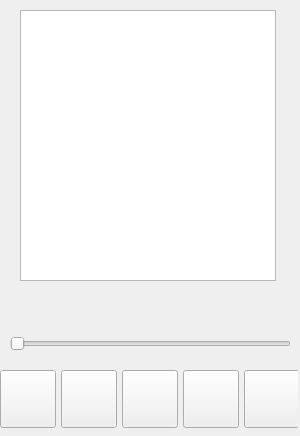
<?xml version="1.0" encoding="UTF-8"?>
<ui version="4.0">
 <class>musicplayer</class>
 <widget class="QWidget" name="musicplayer">
  <property name="geometry">
   <rect>
    <x>0</x>
    <y>0</y>
    <width>300</width>
    <height>436</height>
   </rect>
  </property>
  <property name="windowTitle">
   <string>musicplayer</string>
  </property>
  <property name="styleSheet">
   <string notr="true">QWidget#musicplayer{background-image: url(:/image/background.jpg); background-repeat: no-repeat;background-position: center;}</string>
  </property>
  <widget class="QListWidget" name="listWidget">
   <property name="geometry">
    <rect>
     <x>20</x>
     <y>10</y>
     <width>256</width>
     <height>271</height>
    </rect>
   </property>
  </widget>
  <widget class="QWidget" name="layoutWidget">
   <property name="geometry">
    <rect>
     <x>0</x>
     <y>370</y>
     <width>298</width>
     <height>58</height>
    </rect>
   </property>
   <layout class="QHBoxLayout" name="horizontalLayout">
    <item>
     <widget class="QPushButton" name="file">
      <property name="minimumSize">
       <size>
        <width>56</width>
        <height>56</height>
       </size>
      </property>
      <property name="maximumSize">
       <size>
        <width>16666666</width>
        <height>16666666</height>
       </size>
      </property>
      <property name="styleSheet">
       <string notr="true">background-image: url(:/image/file.png)</string>
      </property>
      <property name="text">
       <string/>
      </property>
     </widget>
    </item>
    <item>
     <widget class="QPushButton" name="presong">
      <property name="minimumSize">
       <size>
        <width>56</width>
        <height>56</height>
       </size>
      </property>
      <property name="maximumSize">
       <size>
        <width>16666666</width>
        <height>16666666</height>
       </size>
      </property>
      <property name="styleSheet">
       <string notr="true">background-image: url(:/image/preSong.png)</string>
      </property>
      <property name="text">
       <string/>
      </property>
     </widget>
    </item>
    <item>
     <widget class="QPushButton" name="start">
      <property name="minimumSize">
       <size>
        <width>56</width>
        <height>56</height>
       </size>
      </property>
      <property name="maximumSize">
       <size>
        <width>16666666</width>
        <height>16666666</height>
       </size>
      </property>
      <property name="styleSheet">
       <string notr="true">background-image:url(:/image/start.png)</string>
      </property>
      <property name="text">
       <string/>
      </property>
     </widget>
    </item>
    <item>
     <widget class="QPushButton" name="nextsong">
      <property name="minimumSize">
       <size>
        <width>56</width>
        <height>56</height>
       </size>
      </property>
      <property name="maximumSize">
       <size>
        <width>16666666</width>
        <height>16666666</height>
       </size>
      </property>
      <property name="styleSheet">
       <string notr="true">background-image: url(:/image/nextSong.png)</string>
      </property>
      <property name="text">
       <string/>
      </property>
     </widget>
    </item>
    <item>
     <widget class="QPushButton" name="sound">
      <property name="minimumSize">
       <size>
        <width>56</width>
        <height>56</height>
       </size>
      </property>
      <property name="maximumSize">
       <size>
        <width>16666666</width>
        <height>16666666</height>
       </size>
      </property>
      <property name="styleSheet">
       <string notr="true">background-image: url(:/image/volume.png)</string>
      </property>
      <property name="text">
       <string/>
      </property>
     </widget>
    </item>
   </layout>
  </widget>
  <widget class="QWidget" name="">
   <property name="geometry">
    <rect>
     <x>10</x>
     <y>290</y>
     <width>281</width>
     <height>61</height>
    </rect>
   </property>
   <layout class="QVBoxLayout" name="verticalLayout">
    <item>
     <layout class="QHBoxLayout" name="horizontalLayout_2">
      <item>
       <widget class="QLabel" name="curLabel">
        <property name="minimumSize">
         <size>
          <width>20</width>
          <height>20</height>
         </size>
        </property>
        <property name="text">
         <string/>
        </property>
       </widget>
      </item>
      <item>
       <spacer name="horizontalSpacer">
        <property name="orientation">
         <enum>Qt::Horizontal</enum>
        </property>
        <property name="sizeHint" stdset="0">
         <size>
          <width>13</width>
          <height>20</height>
         </size>
        </property>
       </spacer>
      </item>
      <item>
       <widget class="QLabel" name="totalLabel">
        <property name="minimumSize">
         <size>
          <width>20</width>
          <height>20</height>
         </size>
        </property>
        <property name="text">
         <string/>
        </property>
       </widget>
      </item>
     </layout>
    </item>
    <item>
     <widget class="QSlider" name="playCourseSlider">
      <property name="orientation">
       <enum>Qt::Horizontal</enum>
      </property>
     </widget>
    </item>
   </layout>
  </widget>
 </widget>
 <resources/>
 <connections/>
</ui>
